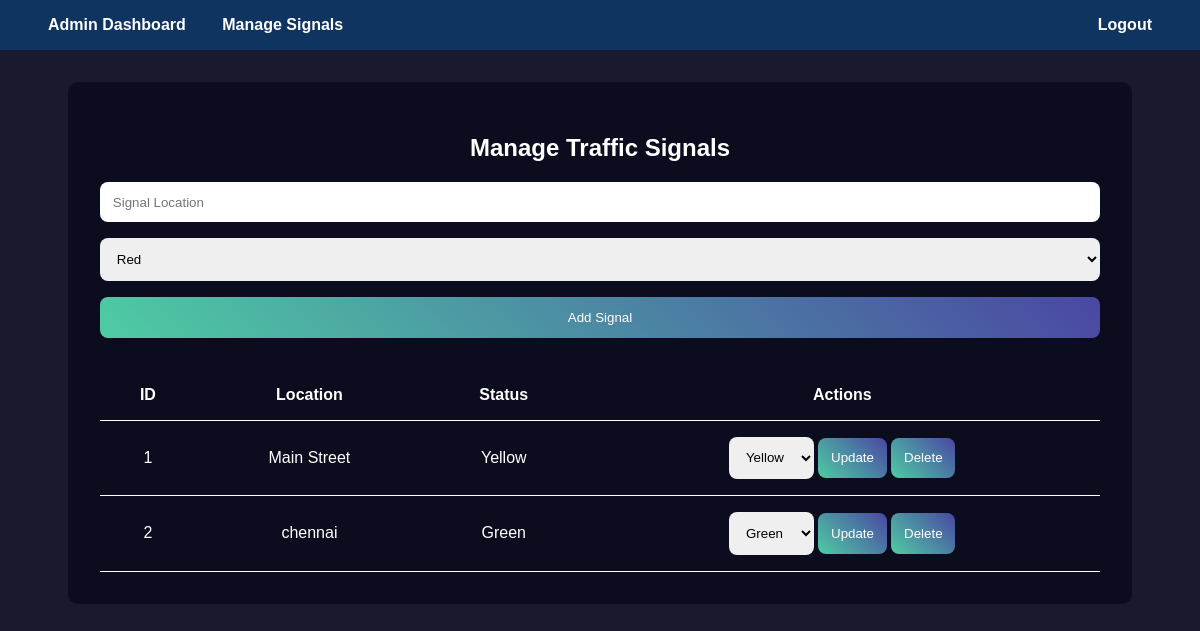
Page /manage_signals (signed in) on the committed database.
### tables this page shows
CREATE TABLE traffic_signals (
        id INTEGER PRIMARY KEY AUTOINCREMENT,
        location TEXT NOT NULL UNIQUE,
        status TEXT NOT NULL CHECK(status IN ('Red', 'Yellow', 'Green'))
    );

### app.py (the view, shortened to what this page needs)
@app.route('/manage_signals', methods=['GET', 'POST'])
def manage_signals():
    if not session.get('admin_logged_in'):
        return redirect(url_for('login'))
    conn = sqlite3.connect('traffic.db')
    cursor = conn.cursor()
    cursor.execute("SELECT * FROM traffic_signals")
    signals = cursor.fetchall()
    conn.close()
    return render_template('manage_signals.html', signals=signals)

### templates/manage_signals.html (shortened to what this page needs)
<!DOCTYPE html>
<html lang="en">
<head>
</head>
<body>
    <div class="header">
        <div>
            <a href="/admin_dashboard">Admin Dashboard</a>
            <a href="/manage_signals">Manage Signals</a>
        </div>
        <a href="/logout">Logout</a>
    </div>
    <div class="container">
        <h2>Manage Traffic Signals</h2>
        <form method="POST" action="/manage_signals">
            <input type="text" name="location" placeholder="Signal Location" required>
            <select name="status" required>
                <option value="Red">Red</option>
            </select>
            <button type="submit">Add Signal</button>
        </form>
        <table>
            <thead>
                <tr>
                    <th>ID</th>
                    <th>Location</th>
                    <th>Status</th>
                    <th>Actions</th>
                </tr>
            </thead>
            <tbody>
                {% for signal in signals %}
                <tr>
                    <td>{{ signal[0] }}</td>
                    <td>{{ signal[1] }}</td>
                    <td>{{ signal[2] }}</td>
                    <td>
                        <form method="POST" action="/manage_signals" style="display: inline;">
                            <select name="status" required>
                                <option value="Yellow" {% if signal[2] == 'Yellow' %}selected{% endif %}>Yellow</option>
                                <option value="Green" {% if signal[2] == 'Green' %}selected{% endif %}>Green</option>
                            </select>
                            <button type="submit">Update</button>
                        </form>
                        <form method="POST" action="/manage_signals" style="display: inline;" onsubmit="return confirm('Are you sure you want to delete this signal?');">
                            <button type="submit">Delete</button>
                        </form>
                    </td>
                </tr>
                {% endfor %}
            </tbody>
        </table>
    </div>
</body>
</html>

### templates/manage_signals.html (style rules this page uses)
body { font-family: Arial, sans-serif; background: #1a1a2e; color: white; margin: 0; padding: 0; box-sizing: border-box; }
.header { background: #0f3460; padding: 1rem 2rem; display: flex; justify-content: space-between; align-items: center; }
.header a { color: white; text-decoration: none; margin: 0 1rem; font-weight: bold; }
.container { max-width: 1000px; margin: 2rem auto; padding: 2rem; background: rgba(10, 10, 30, 0.9); border-radius: 10px; }
h2 { text-align: center; }
form { display: flex; flex-direction: column; gap: 1rem; }
input, select, button { padding: 0.8rem; border-radius: 8px; border: none; }
button { background: linear-gradient(45deg, #4ecca3, #4a47a3); color: white; cursor: pointer; }
table { width: 100%; border-collapse: collapse; margin-top: 2rem; }
th, td { padding: 1rem; text-align: center; border-bottom: 1px solid white; }

### rows in the picture
traffic_signals: id "1", location "Main Street", status "Yellow"
traffic_signals: id "2", location "chennai", status "Green"
